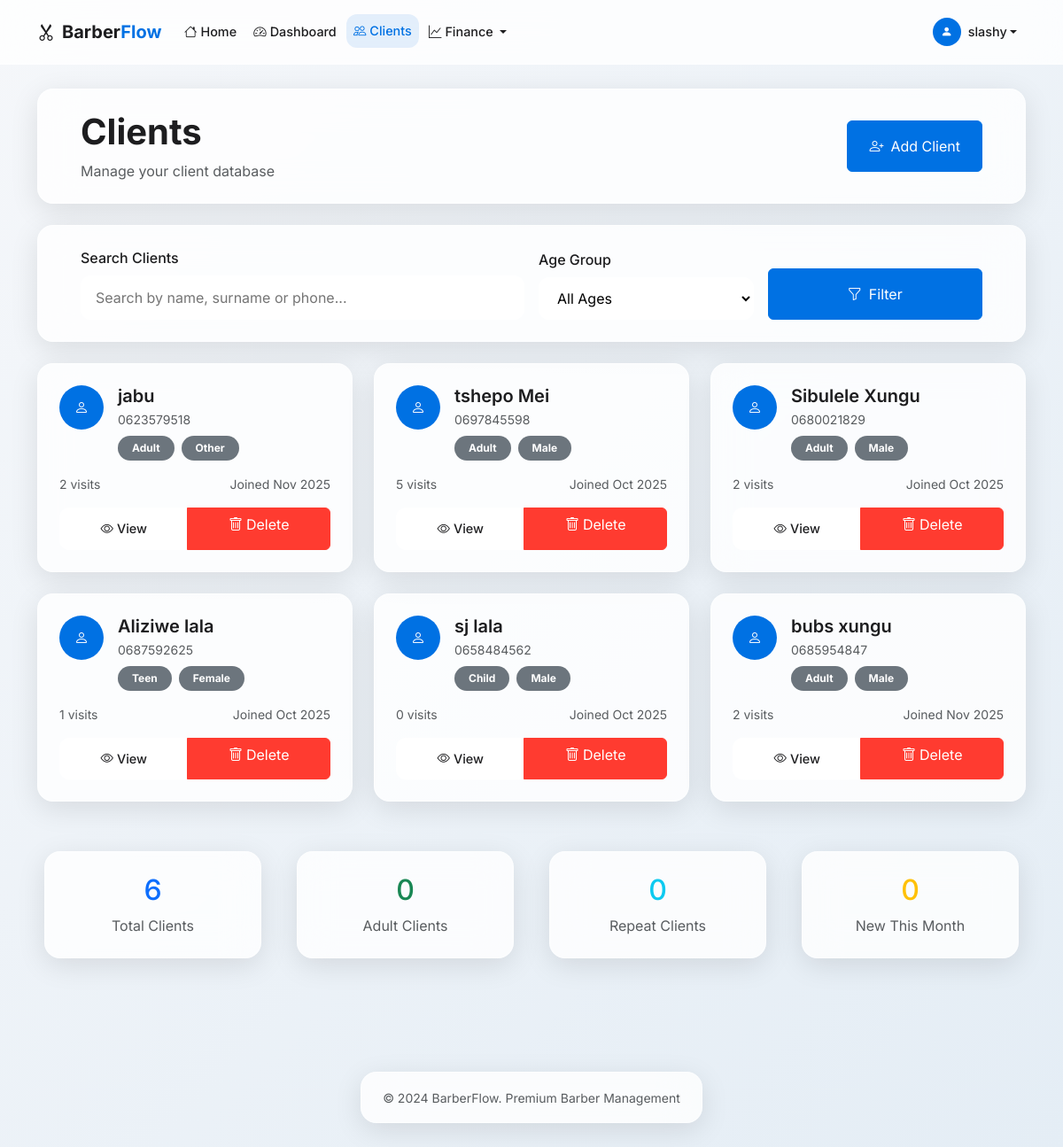
The app's page /clients/ (signed in) with its own data.
### barber/models.py (models this page shows, shortened)
class Barber(AbstractUser):
    phone = models.CharField(max_length=15, blank=True)
    work_start_time = models.TimeField(default='08:00')
    work_end_time = models.TimeField(default='18:00')
    sms_notifications_enabled = models.BooleanField(default=True)
    class Meta:
        verbose_name = 'Barber'
        verbose_name_plural = 'Barbers'

class Client(models.Model):
    AGE_GROUPS = [
        ('child', 'Child'),
        ('teen', 'Teen'),
        ('adult', 'Adult'),
        ('senior', 'Senior'),
    ]
    GENDER_CHOICES = [
        ('male', 'Male'),
        ('female', 'Female'),
        ('other', 'Other'),
    ]
    barber = models.ForeignKey(Barber, on_delete=models.CASCADE, related_name='clients')
    name = models.CharField(max_length=100)
    surname = models.CharField(max_length=100)
    phone = models.CharField(max_length=15)
    age_group = models.CharField(max_length=10, choices=AGE_GROUPS)
    gender = models.CharField(max_length=10, choices=GENDER_CHOICES)
    created_at = models.DateTimeField(auto_now_add=True)
    class Meta:
        ordering = ['surname', 'name']
        unique_together = ['barber', 'phone']

### barber/views.py (the view)
# urls.py: path('clients/', views.clients_list, name='clients_list'),
@login_required
def clients_list(request):
    clients = Client.objects.filter(barber=request.user)
    return render(request, 'barber/clients_list.html', {'clients': clients})

### templates/barber/clients_list.html (shortened to what this page needs)
{% extends 'barber/base.html' %}
{% block content %}
<div class="container">
    <div class="row mb-4 fade-in-up">
        <div class="col-12">
            <div class="card-apple p-4">
                <div class="row align-items-center px-4">
                    <div class="col-md-8">
                        <h1 class="display-6 fw-bold mb-2">Clients</h1>
                        <p class="text-muted mb-0">Manage your client database</p>
                    </div>
                    <div class="col-md-4 text-end">
                        <a href="{% url 'client_create' %}" class="btn btn-apple-primary px-4 py-3">
                            <i class="bi bi-person-plus me-2"></i>Add Client
                        </a>
                    </div>
                </div>
            </div>
        </div>
    </div>
    <div class="card-apple p-4 mb-4 fade-in-up" style="animation-delay: 0.1s;">
        <div class="px-4">
            <form method="get" class="row g-3 align-items-end">
                <div class="col-md-6">
                    <label class="form-label fw-medium">Search Clients</label>
                    <input type="text" name="search" class="form-apple w-100"
                           placeholder="Search by name, surname or phone..." value="{{ request.GET.search }}">
                </div>
                <div class="col-md-3">
                    <label class="form-label fw-medium">Age Group</label>
                    <select name="age_group" class="form-apple w-100">
                        <option value="">All Ages</option>
                    </select>
                </div>
                <div class="col-md-3">
                    <button type="submit" class="btn btn-apple-primary w-100 px-4 py-3">
                        <i class="bi bi-funnel me-2"></i>Filter
                    </button>
                </div>
            </form>
        </div>
    </div>
    <div class="row">
        {% for client in clients %}
        <div class="col-md-6 col-lg-4 mb-4 fade-in-up" style="animation-delay: {{ forloop.counter0|add:0.2 }}s;">
            <div class="card-apple h-100">
                <div class="card-body p-4">
                    <div class="d-flex align-items-start mb-3">
                        <div class="rounded-circle bg-primary d-flex align-items-center justify-content-center me-3"
                             style="width: 50px; height: 50px; background: var(--accent-blue) !important;">
                            <i class="bi bi-person text-white"></i>
                        </div>
                        <div class="flex-grow-1">
                            <h5 class="fw-semibold mb-1">{{ client.name }} {{ client.surname }}</h5>
                            <div class="text-muted small mb-2">{{ client.phone }}</div>
                            <div class="d-flex gap-2 flex-wrap">
                                <span class="badge bg-secondary text-white px-3 py-2 rounded-pill">{{ client.get_age_group_display }}</span>
                                <span class="badge bg-secondary text-white px-3 py-2 rounded-pill">{{ client.get_gender_display }}</span>
                            </div>
                        </div>
                    </div>
                    <div class="d-flex justify-content-between align-items-center mb-3">
                        <div class="text-muted small">
                            {{ client.bookings.count }} visits
                        </div>
                        <div class="text-muted small">
                            Joined {{ client.created_at|date:"M Y" }}
                        </div>
                    </div>
                    <div class="btn-group w-100">
                        <a href="{% url 'client_detail' client.pk %}" class="btn btn-apple flex-fill px-3">
                            <i class="bi bi-eye me-1"></i>View
                        </a>
                        <a href="{% url 'client_delete' client.pk %}"
                           class="btn btn-apple-danger flex-fill px-3"
                           onclick="return confirm('Delete {{ client.name }} {{ client.surname }}?')">
                            <i class="bi bi-trash me-1"></i>Delete
                        </a>
                    </div>
                </div>
            </div>
        </div>
        {% endfor %}
    </div>
    <div class="row mt-4">
        <div class="col-md-3 mb-4">
            <div class="card-apple text-center p-4 m-2">
                <div class="h2 text-primary mb-2">{{ clients|length }}</div>
                <div class="text-muted">Total Clients</div>
            </div>
        </div>
        <div class="col-md-3 mb-4">
            <div class="card-apple text-center p-4 m-2">
                <div class="h2 text-success mb-2">{{ adult_clients|default:"0" }}</div>
                <div class="text-muted">Adult Clients</div>
            </div>
        </div>
        <div class="col-md-3 mb-4">
            <div class="card-apple text-center p-4 m-2">
                <div class="h2 text-info mb-2">{{ repeat_clients|default:"0" }}</div>
                <div class="text-muted">Repeat Clients</div>
            </div>
        </div>
        <div class="col-md-3 mb-4">
            <div class="card-apple text-center p-4 m-2">
                <div class="h2 text-warning mb-2">{{ new_this_month|default:"0" }}</div>
                <div class="text-muted">New This Month</div>
            </div>
        </div>
    </div>
</div>
{% endblock %}

### templates/barber/base.html (shortened to what this page needs)
<!DOCTYPE html>
<html lang="en">
<head>
    <link href="https://cdn.jsdelivr.net/npm/bootstrap@5.3.0/dist/css/bootstrap.min.css" rel="stylesheet">
    <link rel="stylesheet" href="https://cdn.jsdelivr.net/npm/bootstrap-icons@1.10.0/font/bootstrap-icons.css">
    {% load static %}
</head>
<body>
    {% if user.is_authenticated %}
    <nav class="navbar navbar-expand-lg navbar-apple fixed-top">
        <div class="container">
            <a class="navbar-brand fw-bold" href="{% url 'home' %}" style="color: var(--text-primary);">
                <i class="bi bi-scissors me-2"></i>Barber<span style="color: var(--accent-blue);">Flow</span>
            </a>
            <div class="collapse navbar-collapse" id="navbarNav">
                <ul class="navbar-nav me-auto">
                    <li class="nav-item">
                        <a class="nav-link nav-link-apple {% if request.resolver_match.url_name == 'home' %}active{% endif %}" href="{% url 'home' %}">
                            <i class="bi bi-house me-1"></i>Home
                        </a>
                    </li>
                    <li class="nav-item">
                        <a class="nav-link nav-link-apple {% if request.resolver_match.url_name == 'dashboard' %}active{% endif %}" href="{% url 'dashboard' %}">
                            <i class="bi bi-speedometer2 me-1"></i>Dashboard
                        </a>
                    </li>
                    <li class="nav-item">
                        <a class="nav-link nav-link-apple {% if request.resolver_match.url_name == 'clients_list' %}active{% endif %}" href="{% url 'clients_list' %}">
                            <i class="bi bi-people me-1"></i>Clients
                        </a>
                    </li>
                    <li class="nav-item dropdown">
                        <a class="nav-link nav-link-apple dropdown-toggle" href="#" role="button" data-bs-toggle="dropdown">
                            <i class="bi bi-graph-up me-1"></i>Finance
                        </a>
                    </li>
                </ul>
                <ul class="navbar-nav">
                    <li class="nav-item dropdown">
                        <a class="nav-link nav-link-apple dropdown-toggle d-flex align-items-center" href="#" role="button" data-bs-toggle="dropdown">
                            <div class="rounded-circle bg-primary d-flex align-items-center justify-content-center me-2" style="width: 32px; height: 32px; background: var(--accent-blue) !important;">
                                <i class="bi bi-person-fill text-white" style="font-size: 0.8rem;"></i>
                            </div>
                            {{ user.username }}
                        </a>
                    </li>
                </ul>
            </div>
        </div>
    </nav>
    {% endif %}
    <main class="container-fluid py-4" style="margin-top: {% if user.is_authenticated %}76px{% else %}0{% endif %};">
        {% block content %}{% endblock %}
    </main>
    {% if user.is_authenticated %}
    <footer class="py-4 mt-5">
        <div class="container text-center">
            <div class="card-apple px-4 py-3 d-inline-block">
                <small class="text-muted">&copy; 2024 BarberFlow. Premium Barber Management</small>
            </div>
        </div>
    </footer>
    {% endif %}
</body>
</html>

### templates/barber/base.html (style rules this page uses)
:root { --apple-glass: rgba(255, 255, 255, 0.8); --apple-glass-border: rgba(255, 255, 255, 0.4); --apple-glass-shadow: 0 8px 32px rgba(0, 0, 0, 0.1); --apple-blur: blur(20px); --text-primary: #1d1d1f; --text-secondary: #86868b; --accent-blue: #0071e3; --accent-green: #00c853; --accent-orange: #ff9500; --accent-red: #ff3b30; }
* { margin: 0; padding: 0; box-sizing: border-box; }
body { font-family: 'Inter', -apple-system, BlinkMacSystemFont, sans-serif; background: linear-gradient(135deg, #f5f7fa 0%, #e4edf5 100%); min-height: 100vh; color: var(--text-primary); line-height: 1.5; -webkit-font-smoothing: antialiased; }
.navbar-apple { background: rgba(255, 255, 255, 0.8) !important; backdrop-filter: blur(20px); -webkit-backdrop-filter: blur(20px); border-bottom: 1px solid rgba(255, 255, 255, 0.4); padding: 0.75rem 0; }
.nav-link-apple { color: var(--text-primary) !important; font-weight: 500; padding: 0.5rem 1rem; border-radius: 12px; transition: all 0.3s cubic-bezier(0.4, 0, 0.2, 1); margin: 0 0.1rem; font-size: 0.9rem; }
.nav-link-apple:hover, .nav-link-apple.active { background: rgba(0, 113, 227, 0.1); color: var(--accent-blue) !important; transform: translateY(-1px); }
.card-apple { background: var(--apple-glass); backdrop-filter: var(--apple-blur); -webkit-backdrop-filter: var(--apple-blur); border: 1px solid var(--apple-glass-border); border-radius: 18px; box-shadow: var(--apple-glass-shadow); transition: all 0.4s cubic-bezier(0.4, 0, 0.2, 1); overflow: hidden; }
.btn-apple { background: rgba(255, 255, 255, 0.9); backdrop-filter: blur(10px); border: 1px solid rgba(255, 255, 255, 0.6); color: var(--text-primary); border-radius: 12px; padding: 0.75rem 1.5rem; font-weight: 500; transition: all 0.3s cubic-bezier(0.4, 0, 0.2, 1); font-size: 0.9rem; }
.btn-apple-primary { background: var(--accent-blue); color: white; border: 1px solid var(--accent-blue); }
.btn-apple-danger { background: var(--accent-red); color: white; border: 1px solid var(--accent-red); }
.form-apple { background: rgba(255, 255, 255, 0.8); backdrop-filter: blur(10px); border: 1px solid rgba(255, 255, 255, 0.4); border-radius: 12px; padding: 0.75rem 1rem; transition: all 0.3s ease; }
.fade-in-up { animation: fadeInUp 0.6s ease-out; }

### records on screen
Barber: username "slashy"
Client: name "jabu", phone "0623579518", age_group "Adult", gender "Other", bookings.count "2", created_at "Nov 2025"
Client: name "tshepo", surname "Mei", phone "0697845598", age_group "Adult", gender "Male", bookings.count "5", created_at "Oct 2025"
Client: name "Sibulele", surname "Xungu", phone "0680021829", age_group "Adult", gender "Male", bookings.count "2", created_at "Oct 2025"
Client: name "Aliziwe", surname "lala", phone "0687592625", age_group "Teen", gender "Female", bookings.count "1", created_at "Oct 2025"
Client: name "sj", surname "lala", phone "0658484562", age_group "Child", gender "Male", bookings.count "0", created_at "Oct 2025"
Client: name "bubs", surname "xungu", phone "0685954847", age_group "Adult", gender "Male", bookings.count "2", created_at "Nov 2025"

### other values on screen
{{ clients|length }} "6"
{{ adult_clients|default:"0" }} "0"
{{ repeat_clients|default:"0" }} "0"
{{ new_this_month|default:"0" }} "0"
